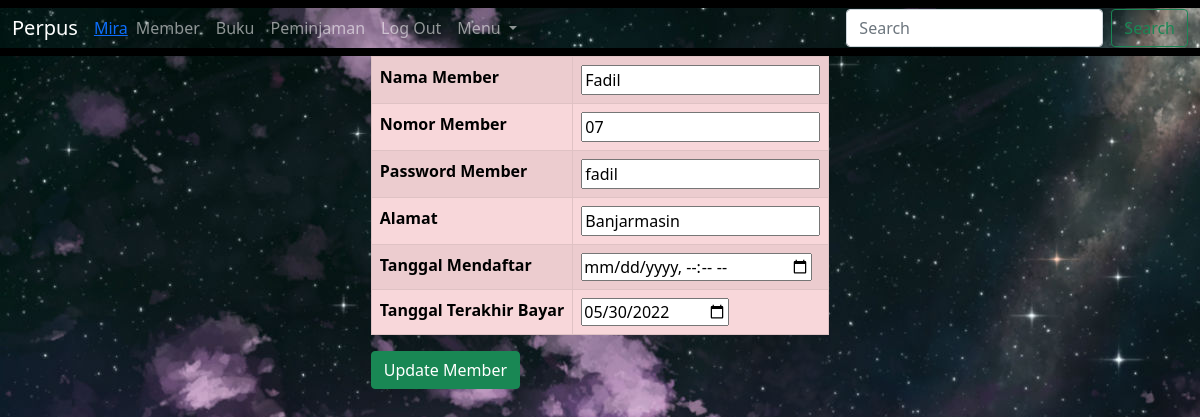
/FormMember.php?id_member=11&form=update (signed in), run on the app's committed database.
### tables this page shows
CREATE TABLE `member` (
  `id_member` int(11) NOT NULL,
  `nama_member` varchar(100) NOT NULL,
  `nomor_member` varchar(250) NOT NULL,
  `password_member` varchar(16) NOT NULL,
  `alamat` text NOT NULL,
  `tgl_mendaftar` date NOT NULL,
  `tgl_terakhir_bayar` date NOT NULL
);

### Model.php (called while the page is built, shortened)
<?php
    function GetDataMemberById($pdo, $id) {
        $sql = "SELECT * FROM member WHERE id_member = $id";
        $statement = $pdo->prepare($sql);
        $statement->execute();
        $member = $statement->fetch(PDO::FETCH_OBJ);
        return $member;
    }
?>

### FormMember.php (the view, shortened to what this page needs)
<?php
require 'Koneksi.php';
require 'Model.php';
include 'index.php';
$form = $_GET['form'];
if ($form != 'tambah')
    $id = $_GET['id_member'];
if ($form == 'tambah') {
    if (isset($_POST['nama_member'])) {
        $nama_member = $_POST['nama_member'];
        $nomor_member = $_POST['nomor_member'];
        $password_member = $_POST['password_member'];
        $alamat = $_POST['alamat'];
        $tgl_mendaftar = $_POST['tgl_mendaftar'];
        $tgl_terakhir_bayar = $_POST['tgl_terakhir_bayar'];
        TambahMember($connection, $nama_member, $nomor_member, $password_member, $alamat, $tgl_mendaftar, $tgl_terakhir_bayar);
    }
} else if ($form == 'update') {
    $dataMember = GetDataMemberById($connection, $id);
} else if ($form == 'delete') {
    HapusMember($connection, $id);
}
?>
<?php if ($form == 'tambah') : ?>
    <form method="post">
        <div class="container" style="width:fit-content">
            <table class="table table-bordered table-striped table-danger">
                <tr>
                    <th>
                        <label for="nama_member">Tambah Nama Member</label>
                    </th>
                    <th>
                        <input type="text" name="nama_member" id="nama_member">
                    </th>
                </tr>
                <tr>
                    <th>
                        <label for="nomor_member">Tambah Nomor Member</label>
                    </th>
                    <th>
                        <input type="text" name="nomor_member" id="nomor_member">
                    </th>
                </tr>
                <tr>
                    <th>
                        <label for="nomor_member">Tambah Password</label>
                    </th>
                    <th>
                        <input type="text" name="password_member" id="password_member">
                    </th>
                </tr>
                <tr>
                    <th>
                        <label for="alamat">Tambah Alamat</label>
                    </th>
                    <th>
                        <input type="text" name="alamat" id="alamat">
                    </th>
                </tr>
                <tr>
                    <th>
                        <label for="tgl_mendaftar">Tambah Tanggal Mendaftar</label>
                    </th>
                    <th>
                        <input type="datetime-local" name="tgl_mendaftar" id="tgl_mendaftar">
                    </th>
                </tr>
                <tr>
                    <th>
                        <label for="tgl_terakhir_bayar">Tanggal Tanggal Terakhir Bayar</label>
                    </th>
                    <th>
                        <input type="date" name="tgl_terakhir_bayar" id="tgl_terakhir_bayar">
                    </th>
                </tr>
            </table>
            <button class="btn btn-success" name='tambah' type="submit">Tambahkan Data</button>
        </div>
    </form>
<?php elseif ($form == 'update') : ?>
    <form method="post">
        <div class="container" style="width:fit-content">
            <table class="table table-bordered table-striped table-danger">
                <tr>
                    <th>
                        <label for="nama_member">Nama Member</label>
                    </th>
                    <th>
                        <input type="text" value="<?php $dataMember->nama_member; echo "$dataMember->nama_member" ?>" name="nama_member" id="nama_member">
                    </th>
                </tr>
                <tr>
                    <th>
                        <label for="nomor_member">Nomor Member</label>
                    </th>
                    <th>
                        <input type="text" value="<?php $dataMember->nomor_member;echo "$dataMember->nomor_member" ?>" name="nomor_member" id="nomor_member">
                    </th>
                </tr>
                <tr>
                    <th>
                        <label for="nomor_member">Password Member</label>
                    </th>
                    <th>
                        <input type="text" value="<?php $dataMember->password_member;echo "$dataMember->password_member" ?>" name="password_member" id="password_member">
                    </th>
                </tr>
                <tr>
                    <th>
                        <label for="alamat">Alamat</label>
                    </th>
                    <th>
                        <input type="text" value="<?php $dataMember->alamat; echo "$dataMember->alamat" ?>" name="alamat" id="alamat">
                    </th>
                </tr>
                <tr>
                    <th>
                        <label for="tgl_mendaftar">Tanggal Mendaftar</label>
                    </th>
                    <th>
                        <input type="datetime-local" value="<?php $dataMember->tgl_mendaftar; echo "$dataMember->tgl_mendaftar" ?>" name="tgl_mendaftar" id="tgl_mendaftar">
                    </th>
                </tr>
                <tr>
                    <th>
                        <label for="tgl_terakhir_bayar">Tanggal Terakhir Bayar</label>
                    </th>
                    <th>
                        <input type="date" value="<?php $dataMember->tgl_terakhir_bayar; echo "$dataMember->tgl_terakhir_bayar" ?>" name="tgl_terakhir_bayar" id="tgl_terakhir_bayar">
                    </th>
                </tr>
            </table>
            <button class="btn btn-success" name='update' type="submit">Update Member</button>
        </div>
    </form>
<?php endif; ?>

### index.php (shortened to what this page needs)
<?php
function GetNama($pdo, $nomor_member)
{
    $sql = "SELECT nama_member FROM member WHERE nomor_member = $nomor_member";
    $statement = $pdo->prepare($sql);
    $statement->execute();
    $member = $statement->fetch(PDO::FETCH_OBJ);
    return $member;
}
require 'Koneksi.php';
?>
<!DOCTYPE html>
<html lang="en">
<head>
    <link href="https://cdn.jsdelivr.net/npm/bootstrap@5.1.3/dist/css/bootstrap.min.css" rel="stylesheet">
</head>
<body background="bg.jpg">
    <nav class="navbar navbar-expand-lg navbar-dark bg-black">
        <div class="container-fluid" style="background-image: url('bg.jpg')">
            <a class="navbar-brand" href="index.php">Perpus</a>
            <a class="text-primary" href="index.php"><?php
                                                        if ($_SESSION['NomorMember'] == "Guest")
                                                            echo "Guest";
                                                        else
                                                            echo GetNama($connection, $_SESSION['NomorMember'])->nama_member; ?></a>
            <div class="collapse navbar-collapse" id="navbarNavDropdown">
                <ul class="navbar-nav">
                    <li class="nav-item">
                        <a class="nav-link" href="Member.php">Member</a>
                    </li>
                    <li class="nav-item">
                        <a class="nav-link" href="Buku.php">Buku</a>
                    </li>
                    <li class="nav-item">
                        <a class="nav-link" href="Peminjaman.php">Peminjaman</a>
                    </li>
                    <li>
                        <a class="nav-link" href="FormLogin.php">Log Out</a>
                    </li>
                    <li class="nav-item dropdown">
                        <a class="nav-link dropdown-toggle" href="#" id="navbarDropdownMenuLink" role="button" data-bs-toggle="dropdown" aria-expanded="false">
                            Menu
                        </a>
                    </li>
                </ul>
            </div>
            <form class="d-flex ">
                <input class="form-control me-2" type="search" placeholder="Search" aria-label="Search">
                <button class="btn btn-outline-success" type="submit">Search</button>
            </form>
        </div>
    </nav>
</body>
</html>

### data on the page
member: nama_member "Mira"
member: nama_member "Fadil", nomor_member "07", password_member "fadil", alamat "Banjarmasin", tgl_terakhir_bayar "05/30/2022"
